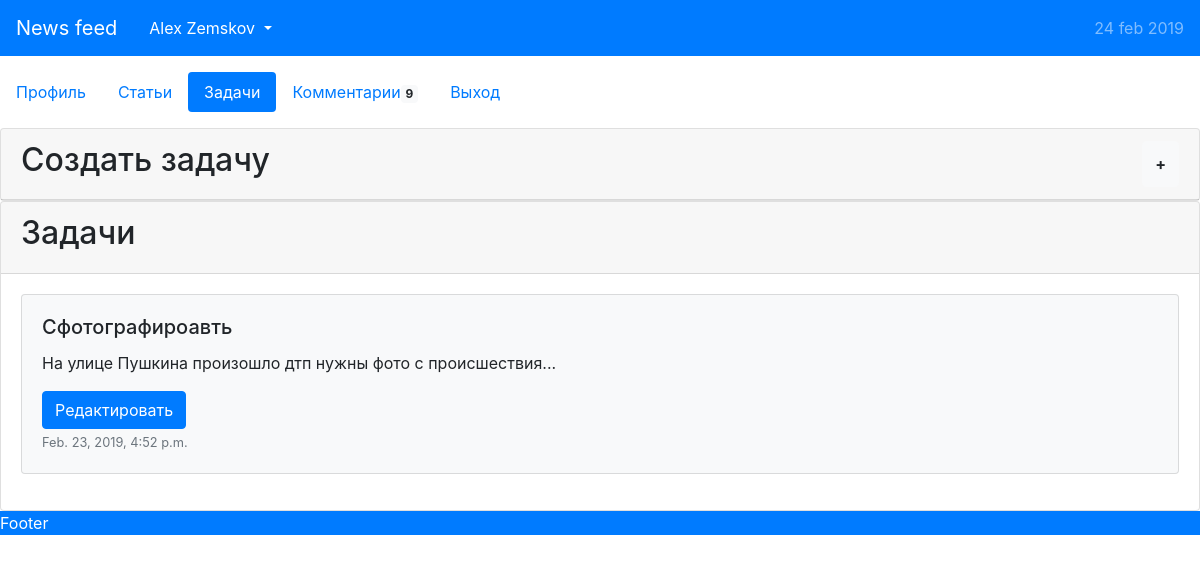
The page /profile/?section=target (signed in) on the database its author committed.
### users/models.py (models this page shows, shortened)
class Target(models.Model):
	title = models.CharField(max_length=100)
	description = models.TextField()
	author = models.ForeignKey(User, on_delete=models.CASCADE, related_name="author")
	executor = models.ForeignKey(User, on_delete=models.CASCADE, null=True, related_name="executor")
	time_made = models.DateTimeField(auto_now_add=True)
	time_edited = models.DateTimeField(auto_now=True)
	price = models.DecimalField(decimal_places=2, max_digits=6)
	currency = models.CharField(max_length=3)
	is_active = models.BooleanField(default=True)
	class Meta:
		ordering = ["-time_made"]

### users/views.py (the view, shortened to what this page needs)
# urls.py: re_path(r'^profile/(?P<id>\d+)', views.user_page),
def user_page(request, id=None):
	section = request.GET.get('section', 'profile')
	alerts = {
		'success': [],
		'danger': []
	}
	sid = request.session.get('_auth_user_id', None)
	if sid is not None:
		user = User.objects.get(id=sid)
		if id and id != sid:
			try:
				user = User.objects.get(id=id)
			except ObjectDoesNotExist:
				raise Http404("No MyModel matches the given query.")
	else:
		return redirect('/')
	articles = Article.objects.filter(author__id=sid)
	targets = Target.objects.filter(author__id=sid)
	return render(request, 'users/index.html', context={
		'user': user,
		'section': section,
		'header': header_data,
		'alerts': alerts,
		'articles': articles,
		'targets': targets
	})

### templates/users/index.html (shortened to what this page needs)
{% extends "base.html" %}
{% block content %}
<div class="nav nav-pills my-3" id="pills-tab" role="tablist">
{% for tab in header.user_tabs %}
    {% if tab.name == "logout" %}
    <a class="nav-link" href="{{ tab.href }}">{{ tab.ru }}</a>
    {% elif tab.name == "comments" %}
    <a class="nav-link {% if section == tab.name %}active{% endif %}" id="{{ tab.name }}-tab" data-toggle="pill" href="#section-{{ tab.name }}" role="tab" aria-controls="section-{{ tab.name }}" aria-selected="False">
      {{ tab.ru }}<span class="badge badge-light">9</span>
    </a>
    {% else %}
    <a class="nav-link {% if section == tab.name %}active{% endif %}" id="{{ tab.name }}-tab" data-toggle="pill" href="#section-{{ tab.name }}" role="tab" aria-controls="section-{{ tab.name }}" aria-selected="False">{{ tab.ru }}</a>
    {% endif %}
{% endfor %}
</div>
<div class="tab-content" id="v-pills-tabContent">
{% for tab in header.user_tabs %}
    {% if tab.name != "logout" %}
    <div class="tab-pane fade {% if section == tab.name %}show active{% endif %}" id="section-{{ tab.name }}" role="tabpanel" aria-labelledby="{{ tab.name }}-tab">
        {% include tab.html with user=user %}
    </div>
    {% endif %}
{% endfor %}
</div>
{% endblock content %}

### templates/base.html (shortened to what this page needs)
<!DOCTYPE html>
{% load staticfiles %}
<html>
<head>
	<link rel="stylesheet" href="{% static 'css/style.css' %}" />
	<link rel="stylesheet" href="https://stackpath.bootstrapcdn.com/bootstrap/4.3.1/css/bootstrap.min.css">
	<link rel="stylesheet" href="https://use.fontawesome.com/releases/v5.7.2/css/all.css">
</head>
<body>
<div class="header">
	<nav class="navbar navbar-expand-lg navbar-dark bg-primary">
		<a class="navbar-brand" href="/">News feed</a>
		{% if user is None %}
		<div class="ml-auto">
			<button type="button" class="btn btn-primary mr-2" data-toggle="modal" data-target="#entry">
				<i class="far fa-user"></i>
			</button>
			<div class="modal fade" id="entry" tabindex="-1" role="dialog" aria-labelledby="modal-title" aria-hidden="true">
				<div class="modal-dialog modal-dialog-centered">
					<div class="modal-content">
						<div class="modal-header">
							<h5 class="modal-title" id="modal-title">Authorization</h5>
							<button type="button" class="close" data-dismiss="modal" aria-label="Close">
								<span aria-hidden="true">&times;</span>
							</button>
						</div>
						<div class="modal-body">
							<form method="post">
								{% csrf_token %}
								<div class="input-group flex-nowrap my-2">
									<div class="input-group-prepend">
										<span class="input-group-text" id="email-wrapping">@</span>
									</div>
									<input name="login" type="text" class="form-control" placeholder="Эл. Почта" aria-label="email" aria-describedby="email-wrapping">
								</div>
								<div class="input-group flex-nowrap my-2">
									<div class="input-group-prepend">
										<span class="input-group-text" id="pass-wrapping"><i class="fas fa-lock"></i></span>
									</div>
									<input name="pass" type="password" class="form-control" placeholder="Пароль" aria-label="email" aria-describedby="pass-wrapping">
								</div>
								<div class="form-group my-2">
									<button type="submit" class="form-control btn btn-primary">Войти</button>
								</div>
							</form>
							<h4 class="text-center">or</h4>
							<div class="text-center">
								{% for name_social in header.social %}
								<a class="btn btn-primary btn-lg text-white"><i class="fab fa-{{ name_social }}"></i></a>
								{% endfor %}
							</div>
						</div>
						<div class="modal-footer">
						</div>
					</div>
				</div>
			</div>
		</div>
		{% else %}
		<div class="dropdown ml-auto">
			<a class="nav-link text-white dropdown-toggle" href="#" id="userDropdown" role="button" data-toggle="dropdown" aria-haspopup="true" aria-expanded="false">
				{{ user.get_full_name }}
			</a>
		</div>
		{% endif %}
		<div class="collapse navbar-collapse" id="navbarNav">
			<ul class="navbar-nav ml-auto">
				<li class="nav-item">
					<span class="navbar-text">{% now "j b Y" %}</span>
				</li>
			</ul>
		</div>
	</nav>
</div>
<div class="content">{% block content%}Not found content{% endblock content %}</div>
<div class="footer text-white bg-primary">Footer</div>
</body>
</html>

### templates/users/target.html (shortened to what this page needs)
<div class="card">
	<div class="card-header d-flex">
		<span class="h2 flex-grow-1">Создать задачу</span>
		<button class="btn btn-light rounded text-lg font-weight-bold" type="button" data-toggle="collapse" data-target="#collapseExample" aria-expanded="false" aria-controls="collapseExample">
				+
    </button>
	</div>
</div>
<div class="card">
	<div class="card-header">
		<h2>Задачи</h2>
	</div>
	<div class="card-body">
		{% for target in targets %}
		  <div class="card bg-light mb-3">
				<div class="card-body">
						<h5 class="card-title">{{ target.title }}</h5>
						<p class="card-text">{{ target.description }}...</p>
						<button type="button" class="btn btn-primary" data-toggle="modal" data-target="#target{{ target.id }}">
								Редактировать
						</button>
						<p class="card-text"><small class="text-muted">{{ target.time_made }}</small></p>
				</div>
		  </div>
		{% empty %}
			<h2>Вы не создавали ни одной задачи</h2>
		{% endfor %}
	</div>
</div>

### static/css/style.css (style rules this page uses)
body { font-family: Verdana; }

### rows shown on the page
Target: title "Сфотографироавть", description "На улице Пушкина произошло дтп нужны фото с происшествия", time_made "Feb. 23, 2019, 4:52 p.m."

### other values the page prints
{{ user.get_full_name }} "Alex Zemskov"
{{ tab.ru }} "Профиль" "Статьи" "Задачи"
{{ tab.ru }} "Комментарии"
{{ tab.ru }} "Выход"
